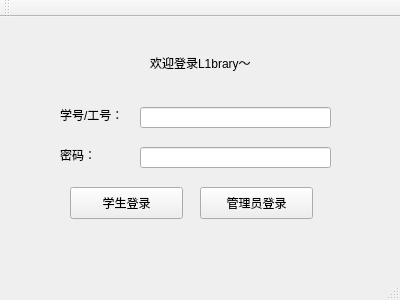
<?xml version="1.0" encoding="UTF-8"?>
<ui version="4.0">
 <class>MainWindow</class>
 <widget class="QMainWindow" name="MainWindow">
  <property name="geometry">
   <rect>
    <x>0</x>
    <y>0</y>
    <width>400</width>
    <height>300</height>
   </rect>
  </property>
  <property name="windowTitle">
   <string>MainWindow</string>
  </property>
  <widget class="QWidget" name="centralWidget">
   <widget class="QLabel" name="label_welcome">
    <property name="geometry">
     <rect>
      <x>150</x>
      <y>20</y>
      <width>111</width>
      <height>51</height>
     </rect>
    </property>
    <property name="text">
     <string>欢迎登录L1brary～</string>
    </property>
   </widget>
   <widget class="QPushButton" name="pushButton_stuLogin">
    <property name="geometry">
     <rect>
      <x>70</x>
      <y>170</y>
      <width>113</width>
      <height>32</height>
     </rect>
    </property>
    <property name="text">
     <string>学生登录</string>
    </property>
   </widget>
   <widget class="QPushButton" name="pushButton_libLogin">
    <property name="geometry">
     <rect>
      <x>200</x>
      <y>170</y>
      <width>113</width>
      <height>32</height>
     </rect>
    </property>
    <property name="text">
     <string>管理员登录</string>
    </property>
   </widget>
   <widget class="QLineEdit" name="lineEdit_id">
    <property name="geometry">
     <rect>
      <x>140</x>
      <y>90</y>
      <width>191</width>
      <height>21</height>
     </rect>
    </property>
   </widget>
   <widget class="QLineEdit" name="lineEdit_password">
    <property name="geometry">
     <rect>
      <x>140</x>
      <y>130</y>
      <width>191</width>
      <height>21</height>
     </rect>
    </property>
    <property name="echoMode">
     <enum>QLineEdit::Password</enum>
    </property>
   </widget>
   <widget class="QLabel" name="label_id">
    <property name="geometry">
     <rect>
      <x>60</x>
      <y>90</y>
      <width>71</width>
      <height>16</height>
     </rect>
    </property>
    <property name="text">
     <string>学号/工号：</string>
    </property>
   </widget>
   <widget class="QLabel" name="label_password">
    <property name="geometry">
     <rect>
      <x>60</x>
      <y>130</y>
      <width>71</width>
      <height>16</height>
     </rect>
    </property>
    <property name="text">
     <string>密码：</string>
    </property>
   </widget>
  </widget>
  <widget class="QMenuBar" name="menuBar">
   <property name="geometry">
    <rect>
     <x>0</x>
     <y>0</y>
     <width>400</width>
     <height>24</height>
    </rect>
   </property>
  </widget>
  <widget class="QToolBar" name="mainToolBar">
   <attribute name="toolBarArea">
    <enum>TopToolBarArea</enum>
   </attribute>
   <attribute name="toolBarBreak">
    <bool>false</bool>
   </attribute>
  </widget>
  <widget class="QStatusBar" name="statusBar"/>
 </widget>
 <layoutdefault spacing="6" margin="11"/>
 <resources/>
 <connections/>
</ui>
